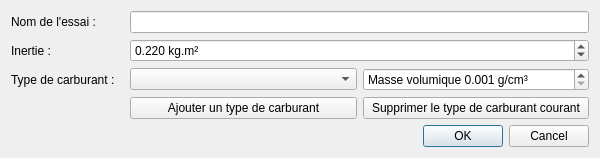
<?xml version="1.0" encoding="UTF-8"?>
<ui version="4.0">
 <class>MSDataParameterDialog</class>
 <widget class="QDialog" name="MSDataParameterDialog">
  <property name="geometry">
   <rect>
    <x>0</x>
    <y>0</y>
    <width>600</width>
    <height>156</height>
   </rect>
  </property>
  <property name="windowTitle">
   <string>Paramétrer l'importation des données</string>
  </property>
  <layout class="QVBoxLayout" name="verticalLayout">
   <item>
    <layout class="QGridLayout" name="mainGridLayout">
     <item row="0" column="0">
      <widget class="QLabel" name="testNameLabel">
       <property name="text">
        <string>Nom de l'essai :</string>
       </property>
      </widget>
     </item>
     <item row="1" column="0">
      <widget class="QLabel" name="inertieLabel">
       <property name="text">
        <string>Inertie :</string>
       </property>
      </widget>
     </item>
     <item row="2" column="0">
      <widget class="QLabel" name="fuelTypeLabelLabel">
       <property name="text">
        <string>Type de carburant :</string>
       </property>
      </widget>
     </item>
     <item row="3" column="1" colspan="2">
      <widget class="QPushButton" name="addFuelPushButton">
       <property name="text">
        <string>Ajouter un type de carburant</string>
       </property>
      </widget>
     </item>
     <item row="0" column="1" colspan="4">
      <widget class="QLineEdit" name="testNameLineEdit"/>
     </item>
     <item row="1" column="1" colspan="4">
      <widget class="QDoubleSpinBox" name="inertieDoubleSpinBox">
       <property name="accelerated">
        <bool>true</bool>
       </property>
       <property name="suffix">
        <string> kg.m²</string>
       </property>
       <property name="decimals">
        <number>3</number>
       </property>
       <property name="maximum">
        <double>100.000000000000000</double>
       </property>
       <property name="singleStep">
        <double>0.010000000000000</double>
       </property>
       <property name="value">
        <double>0.220000000000000</double>
       </property>
      </widget>
     </item>
     <item row="3" column="3" colspan="2">
      <widget class="QPushButton" name="deleteFuelPushButton">
       <property name="text">
        <string>Supprimer le type de carburant courant</string>
       </property>
      </widget>
     </item>
     <item row="2" column="1" colspan="2">
      <widget class="QComboBox" name="fuelTypeComboBox"/>
     </item>
     <item row="2" column="3" colspan="2">
      <widget class="QDoubleSpinBox" name="fuelDensityDoubleSpinBox">
       <property name="accelerated">
        <bool>true</bool>
       </property>
       <property name="prefix">
        <string>Masse volumique </string>
       </property>
       <property name="suffix">
        <string> g/cm³</string>
       </property>
       <property name="decimals">
        <number>3</number>
       </property>
       <property name="minimum">
        <double>0.001000000000000</double>
       </property>
       <property name="maximum">
        <double>1000.000000000000000</double>
       </property>
       <property name="singleStep">
        <double>0.010000000000000</double>
       </property>
       <property name="value">
        <double>0.001000000000000</double>
       </property>
      </widget>
     </item>
    </layout>
   </item>
   <item>
    <widget class="QDialogButtonBox" name="buttonBox">
     <property name="standardButtons">
      <set>QDialogButtonBox::Cancel|QDialogButtonBox::Ok</set>
     </property>
    </widget>
   </item>
  </layout>
 </widget>
 <resources/>
 <connections>
  <connection>
   <sender>buttonBox</sender>
   <signal>rejected()</signal>
   <receiver>MSDataParameterDialog</receiver>
   <slot>reject()</slot>
   <hints>
    <hint type="sourcelabel">
     <x>819</x>
     <y>146</y>
    </hint>
    <hint type="destinationlabel">
     <x>58</x>
     <y>155</y>
    </hint>
   </hints>
  </connection>
 </connections>
</ui>
